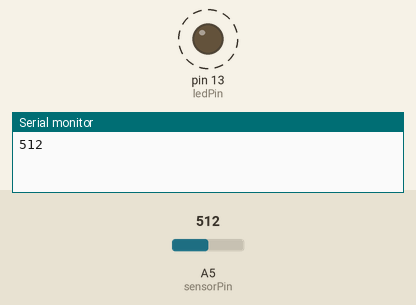
Recording of a sketch running on a simulated Arduino Uno, built with avr-gcc and run on an emulated ATmega328P. Shown: output pins drawn as LEDs (lit = HIGH), the last lines printed to the serial monitor. Dashed ring = blinking. Inputs (shaded band) come from the test bench; at power-on: A5 (sensorPin) = 512.

Above: at 1.8 s.
1.9 s: A5 (sensorPin) set to 306
At 2.2 s:
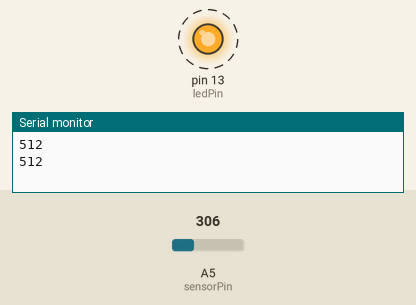
5.4 s: A5 (sensorPin) set to 122
At 5.56 s:
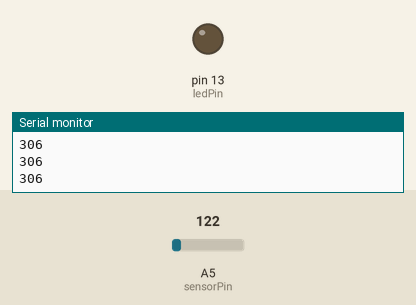
Timing chart, 0 to 14.9 s (numbered marks = the images above; inputs shaded):
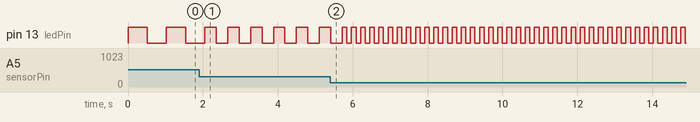

The sketch:

sensor_analog_hall.ino
```cpp
// SENSOR ANALOG HALL KY-035
// Sensor Magnetico ANALOGICO que se activa con un campo magnetico,
// por ejemplo acercando un iman
//
// No confundir con el Hall KY-003
//
// En estado de reposo devuelve un valor alrededor de 540
// cuando se acerca un iman el valor aumenta o disminuye
// dependiendo el polo del iman que se acerque
//
// La pata S se conecta a una entrada ANALOGICA
//
// VCC 5 voltios
/*
KY-035 Hall analog sensor
*/

int sensorPin = A5;    // select the input pin
int ledPin = 13;       // select the pin for the LED
int sensorValue = 0;   // variable to store the value coming from the sensor

void setup () {
  pinMode (ledPin, OUTPUT);
  Serial.begin (9600);
}

void loop () {
  sensorValue = analogRead (sensorPin);
  digitalWrite (ledPin, HIGH);
  delay (sensorValue);
  digitalWrite (ledPin, LOW);
  delay (sensorValue);
  Serial.println (sensorValue, DEC);
}
```

Measured:
- after the input at 1.9 s, pin 13 (ledPin): alternates HIGH for 0.31 s and LOW for 0.31 s, starting after 0.46 s
- by itself, pin 13 (ledPin): alternates HIGH for 0.51 s and LOW for 0.51 s
